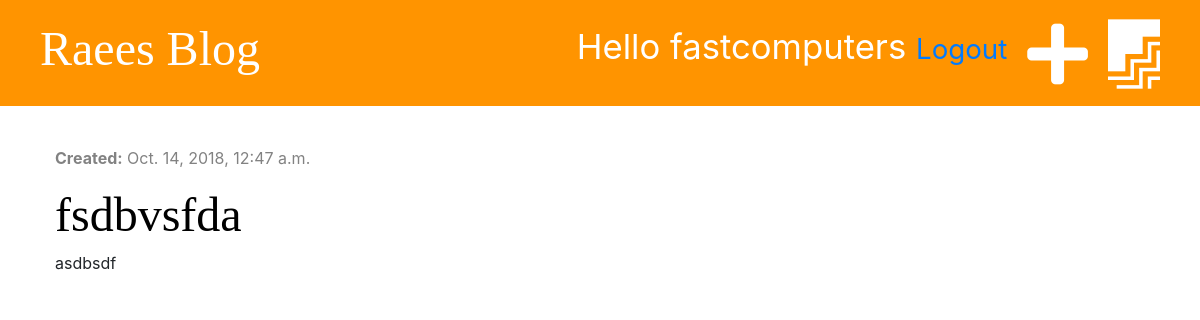
Page /drafts/ (signed in) on the earlier database version.
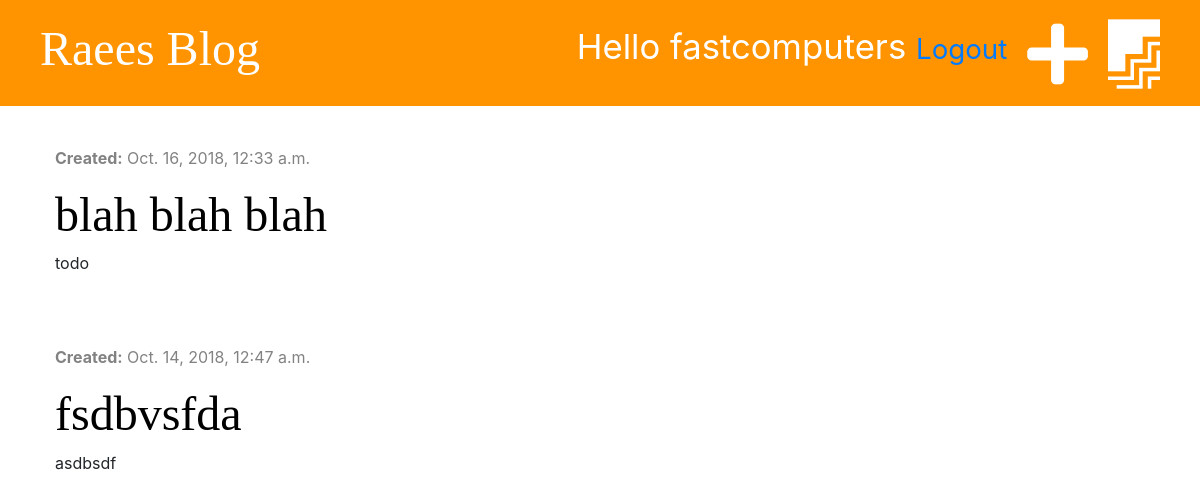
Same page on the later database version.
### blog/models.py (models this page shows, shortened)
class Post(models.Model):
    author = models.ForeignKey('auth.User', on_delete=models.CASCADE)
    title = models.CharField(max_length=200)
    text = models.TextField()
    created_date = models.DateTimeField(default=timezone.now)
    published_date = models.DateTimeField(blank=True, null=True)

### blog/views.py (the view)
# urls.py: path('drafts/', views.post_draft_list, name='post_draft_list'),
@login_required()
def post_draft_list(request):
    posts = Post.objects.filter(published_date__isnull=True).order_by('-created_date')
    stuff_for_frontend = {'posts': posts}
    return render(request, 'blog/post_draft_list.html', stuff_for_frontend)

### blog/templates/blog/post_draft_list.html (shortened to what this page needs)
{% extends 'blog/base.html' %}
{% block content %}
    {% for post in posts %}
        <div class="post">
            <p class="date"> <strong>Created:</strong> {{ post.created_date }}</p>
            <h2><a href="{% url 'post_detail' pk=post.pk %}"> {{ post.title }} </a> </h2>
            <p> {{ post.text|truncatechars:100|linebreaksbr }} </p>
        </div>
    {% endfor %}
{% endblock %}

Differences in the rows shown:
added Post: created_date "Oct. 16, 2018, 12:33 a.m.", title "blah blah blah", text "todo"
